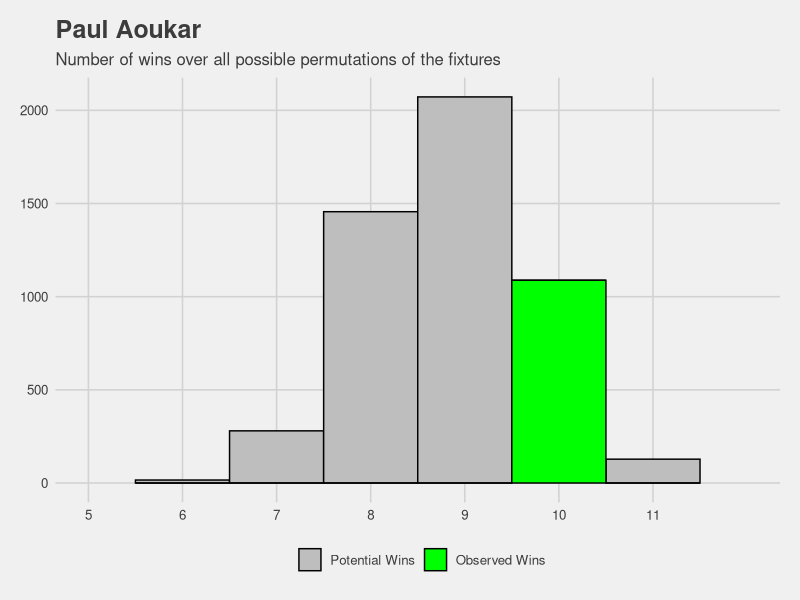
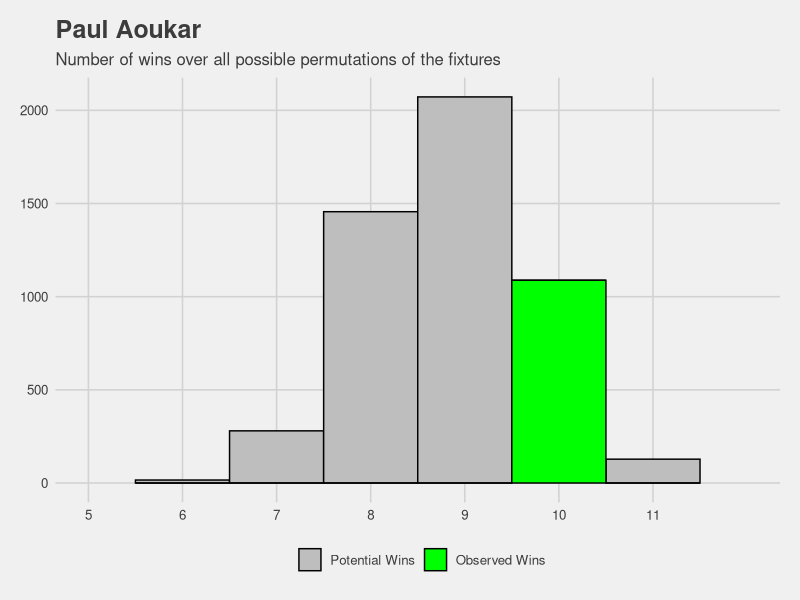

These figures' R source, in order:
##%######################################################%##
#                                                          #
####                Get list of team IDs                ####
#                                                          #
##%######################################################%##

# 1 = Mara
# 2 = Paul
# 3 = Baron
# 4 = Bish
# 5 = Kirch
# 6 = Brown
# 7 = Pansini
# 8 = Rossi

##%######################################################%##
#                                                          #
####     Get all permutations of potential fixtures     ####
#                                                          #
##%######################################################%##

library(tidyverse)
library(ggthemes)
library(pracma)
all_fixtures <- data.frame(perms(c(1,3,4,5,6,7,8)))

##%######################################################%##
#                                                          #
####           Rename and add rounds 8 to 11            ####
#                                                          #
##%######################################################%##

all_fixtures <-
  all_fixtures %>%
  transmute("Round 1" = X1,
            "Round 2" = X2,
            "Round 3" = X3,
            "Round 4" = X4,
            "Round 5" = X5,
            "Round 6" = X6,
            "Round 7" = X7,
            "Round 8" = X1,
            "Round 9" = X2,
            "Round 10" = X3,
            "Round 11" = X4,
            "Total Wins" = 0)

##%######################################################%##
#                                                          #
####  Mutate to get scores by opponent for each round   ####
#                                                          #
##%######################################################%##

all_fixtures <-
all_fixtures %>%
  mutate(`Round 1` =
           case_when(
             `Round 1` == 8 ~ 1521,  # Rossi
             `Round 1` == 7 ~ 1502,  # Pansini
             `Round 1` == 6 ~ 1441,  # Brown
             `Round 1` == 5 ~ 1411,  # Kirch
             `Round 1` == 4 ~ 1381,  # Bish
             `Round 1` == 3 ~ 1500,  # Baron
             `Round 1` == 2 ~ 1550,  # Paul
             `Round 1` == 1 ~ 1583), # Mara
         
         `Round 2` =
           case_when(
             `Round 2` == 8 ~ 1586,  # Rossi
             `Round 2` == 7 ~ 1549,  # Pansini
             `Round 2` == 6 ~ 1582,  # Brown
             `Round 2` == 5 ~ 1493,  # Kirch
             `Round 2` == 4 ~ 1424,  # Bish
             `Round 2` == 3 ~ 1540,  # Baron
             `Round 2` == 2 ~ 1689,  # Paul
             `Round 2` == 1 ~ 1564), # Mara
         
         `Round 3` =
           case_when(
             `Round 3` == 8 ~ 1562,  # Rossi
             `Round 3` == 7 ~ 1523,  # Pansini
             `Round 3` == 6 ~ 1562,  # Brown
             `Round 3` == 5 ~ 1482,  # Kirch
             `Round 3` == 4 ~ 1477,  # Bish
             `Round 3` == 3 ~ 1518,  # Baron
             `Round 3` == 2 ~ 1601,  # Paul
             `Round 3` == 1 ~ 1500), # Mara
         
         `Round 4` =
           case_when(
             `Round 4` == 8 ~ 1532,  # Rossi
             `Round 4` == 7 ~ 1362,  # Pansini
             `Round 4` == 6 ~ 1577,  # Brown
             `Round 4` == 5 ~ 1597,  # Kirch
             `Round 4` == 4 ~ 1344,  # Bish
             `Round 4` == 3 ~ 1475,  # Baron
             `Round 4` == 2 ~ 1635,  # Paul
             `Round 4` == 1 ~ 1684), # Mara
         
         `Round 5` =
           case_when(
             `Round 5` == 8 ~ 1590,  # Rossi
             `Round 5` == 7 ~ 1524,  # Pansini
             `Round 5` == 6 ~ 1528,  # Brown
             `Round 5` == 5 ~ 1379,  # Kirch
             `Round 5` == 4 ~ 1530,  # Bish
             `Round 5` == 3 ~ 1546,  # Baron
             `Round 5` == 2 ~ 1574,  # Paul
             `Round 5` == 1 ~ 1635), # Mara
         
         `Round 6` =
           case_when(
             `Round 6` == 8 ~ 1577,  # Rossi
             `Round 6` == 7 ~ 1668,  # Pansini
             `Round 6` == 6 ~ 1480,  # Brown
             `Round 6` == 5 ~ 1500,  # Kirch
             `Round 6` == 4 ~ 1464,  # Bish
             `Round 6` == 3 ~ 1784,  # Baron
             `Round 6` == 2 ~ 1787,  # Paul
             `Round 6` == 1 ~ 1543), # Mara
         
         `Round 7` =
           case_when(
             `Round 7` == 8 ~ 1547,  # Rossi
             `Round 7` == 7 ~ 1589,  # Pansini
             `Round 7` == 6 ~ 1528,  # Brown
             `Round 7` == 5 ~ 1243,  # Kirch
             `Round 7` == 4 ~ 1487,  # Bish
             `Round 7` == 3 ~ 1624,  # Baron
             `Round 7` == 2 ~ 1634,  # Paul
             `Round 7` == 1 ~ 1640), # Mara
         
         `Round 8` =
           case_when(
             `Round 8` == 8 ~ 1645,  # Rossi
             `Round 8` == 7 ~ 1506,  # Pansini
             `Round 8` == 6 ~ 1467,  # Brown
             `Round 8` == 5 ~ 1391,  # Kirch
             `Round 8` == 4 ~ 1675,  # Bish
             `Round 8` == 3 ~ 1694,  # Baron
             `Round 8` == 2 ~ 1511,  # Paul
             `Round 8` == 1 ~ 1551), # Mara
         
         `Round 9` =
           case_when(
             `Round 9` == 8 ~ 1535,  # Rossi
             `Round 9` == 7 ~ 1701,  # Pansini
             `Round 9` == 6 ~ 1414,  # Brown
             `Round 9` == 5 ~ 1441,  # Kirch
             `Round 9` == 4 ~ 1479,  # Bish
             `Round 9` == 3 ~ 1726,  # Baron
             `Round 9` == 2 ~ 1468,  # Paul
             `Round 9` == 1 ~ 1640), # Mara
         
         `Round 10` =
           case_when(
             `Round 10` == 8 ~ 1521,  # Rossi
             `Round 10` == 7 ~ 1489,  # Pansini
             `Round 10` == 6 ~ 1464,  # Brown
             `Round 10` == 5 ~ 1420,  # Kirch
             `Round 10` == 4 ~ 1508,  # Bish
             `Round 10` == 3 ~ 1665,  # Baron
             `Round 10` == 2 ~ 1572,  # Paul
             `Round 10` == 1 ~ 1551), # Mara
         
         `Round 11` =
           case_when(
             `Round 11` == 8 ~ 1603,  # Rossi
             `Round 11` == 7 ~ 1594,  # Pansini
             `Round 11` == 6 ~ 1522,  # Brown
             `Round 11` == 5 ~ 1422,  # Kirch
             `Round 11` == 4 ~ 1613,  # Bish
             `Round 11` == 3 ~ 1731,  # Baron
             `Round 11` == 2 ~ 1736,  # Paul
             `Round 11` == 1 ~ 1542)) # Mara
         
##%######################################################%##
#                                                          #
####      Get win or loss as Boolean true / false       ####
#                                                          #
##%######################################################%##

all_results <-
  all_fixtures %>%
  mutate(`Round 1` = ifelse(`Round 1` < 1550, TRUE, FALSE)) %>%
  mutate(`Round 2` = ifelse(`Round 2` < 1689, TRUE, FALSE)) %>%
  mutate(`Round 3` = ifelse(`Round 3` < 1601, TRUE, FALSE)) %>%
  mutate(`Round 4` = ifelse(`Round 4` < 1635, TRUE, FALSE)) %>%
  mutate(`Round 5` = ifelse(`Round 5` < 1574, TRUE, FALSE)) %>%
  mutate(`Round 6` = ifelse(`Round 6` < 1787, TRUE, FALSE)) %>%
  mutate(`Round 7` = ifelse(`Round 7` < 1634, TRUE, FALSE)) %>%
  mutate(`Round 8` = ifelse(`Round 8` < 1511, TRUE, FALSE)) %>%
  mutate(`Round 9` = ifelse(`Round 9` < 1468, TRUE, FALSE)) %>%
  mutate(`Round 10` = ifelse(`Round 10` < 1572, TRUE, FALSE)) %>%
  mutate(`Round 11` = ifelse(`Round 11` < 1736, TRUE, FALSE))

all_results$`Total Wins` <- rowSums(all_results[,1:11])

##%######################################################%##
#                                                          #
####      Get distribution of results vs observed       ####
#                                                          #
##%######################################################%##

# Table
all_results_summary <-
all_results %>%
  summarise(
    min = min(`Total Wins`),
    median = median(`Total Wins`),
    mean = mean(`Total Wins`),
    max = max(`Total Wins`))

# Plot
all_results %>%
  ggplot(mapping = aes(x = `Total Wins`, fill = `Total Wins` == 10)) +
  geom_histogram(binwidth = 1, colour = "black") +
  scale_fill_manual(values = c("grey", "green"), name = "", labels = c("Potential Wins", "Observed Wins")) +
  scale_x_continuous(limits = c(5,12), breaks = seq(0, 11, by = 1)) +
  ggtitle("Paul Aoukar", subtitle = "Number of wins over all possible permutations of the fixtures") +
  theme_fivethirtyeight()

# Save plot to output folder
ggsave("Output/expected_vs_observed_wins_paul.png")

##%######################################################%##
#                                                          #
#### Get difference between observed and expected wins  ####
#                                                          #
##%######################################################%##

observed_vs_expected_wins_02 <-
  tibble(
    Coach = "Paul Aoukar",
    `Observed Wins` = 10,
    `Expected Wins` = all_results_summary$median)
